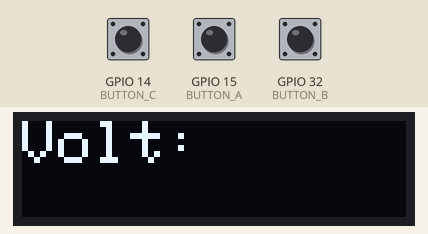
This sketch was run on a simulated ESP32. On the bench: 128×32 one-colour display. The test bench sets the inputs (shaded band); at power-on: GPIO 14 (BUTTON_C) HIGH, GPIO 15 (BUTTON_A) HIGH, GPIO 32 (BUTTON_B) HIGH. The display library's start-up logo is not drawn; what the sketch prints to the serial monitor is not drawn.

Above: at 1.1 s.
At 7.2 s:
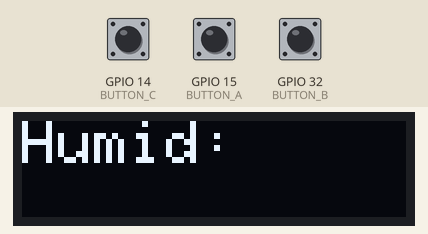
10.4 s: GPIO 14 (BUTTON_C) pulled LOW for 0.15 s
At 11.7 s:
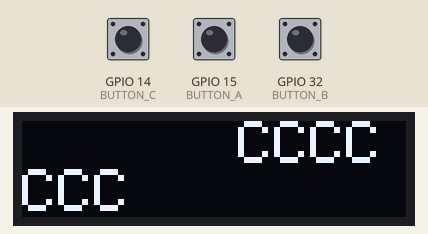
12.0 s: GPIO 15 (BUTTON_A) pulled LOW for 0.15 s
At 12.9 s:
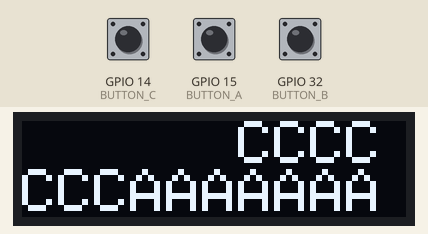
Timing chart, 0 to 15.0 s (numbered marks = the images above; inputs shaded):
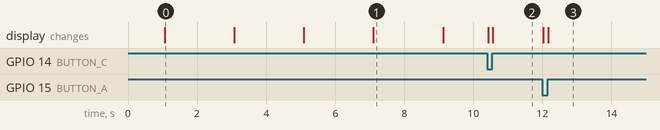

The sketch:

OLED_program.ino
```cpp
#include <SPI.h>
#include <Wire.h>
#include <Adafruit_GFX.h>
#include <Adafruit_SSD1306.h>

Adafruit_SSD1306 display = Adafruit_SSD1306(128, 32, &Wire);

// OLED FeatherWing buttons map to different pins depending on board:

#if defined(ESP32)
  #define BUTTON_A 15
  #define BUTTON_B 32
  #define BUTTON_C 14
#endif

void setup() {
  Serial.begin(115200);

  Serial.println("Starting OLED");
  // SSD1306_SWITCHCAPVCC = generate display voltage from 3.3V internally
  display.begin(SSD1306_SWITCHCAPVCC, 0x3C); // Address 0x3C for 128x32

  Serial.println("OLED begun");

  // Show image buffer on the display hardware.
  // Since the buffer is intialized with an Adafruit splashscreen
  // internally, this will display the splashscreen.
  display.display();
  delay(1000);

  // Clear the buffer.
  display.clearDisplay();
  display.display();

  Serial.println("IO test");

  pinMode(BUTTON_A, INPUT_PULLUP);
  pinMode(BUTTON_B, INPUT_PULLUP);
  pinMode(BUTTON_C, INPUT_PULLUP);

  // text display voltage
  display.setTextSize(2);
  display.setTextColor(SSD1306_WHITE);
  display.setCursor(0,0);
  display.print("Volt:");
  display.display(); // actually display all of the above
  delay(2000);
  display.clearDisplay();

  // text display %
  display.setTextSize(2);
  display.setTextColor(SSD1306_WHITE);
  display.setCursor(0,0);
  display.print("Bat %:");
  display.display(); // actually display all of the above
  delay(2000);
  display.clearDisplay();

  // text display temp
  display.setTextSize(2);
  display.setTextColor(SSD1306_WHITE);
  display.setCursor(0,0);
  display.print("Temp:");
  display.display(); // actually display all of the above
  delay(2000);
  display.clearDisplay();

  // text display humidity
  display.setTextSize(2);
  display.setTextColor(SSD1306_WHITE);
  display.setCursor(0,0);
  display.print("Humid:");
  display.display(); // actually display all of the above
  delay(2000);
  display.clearDisplay();
}

void loop() {
  if(!digitalRead(BUTTON_A)) display.print("A");
  if(!digitalRead(BUTTON_B)) display.print("B");
  if(!digitalRead(BUTTON_C)) display.print("C");
  delay(10);
  display.display();
}
```

Measured:
- after the input at 10.4 s, the display: first changes at once (image 2 shows a later state)
- after the input at 12.0 s, the display: first changes at once (image 3 shows a later state)
- what the display in image 0 shows lasts 2.0 s, from 1.1 s to 3.1 s
